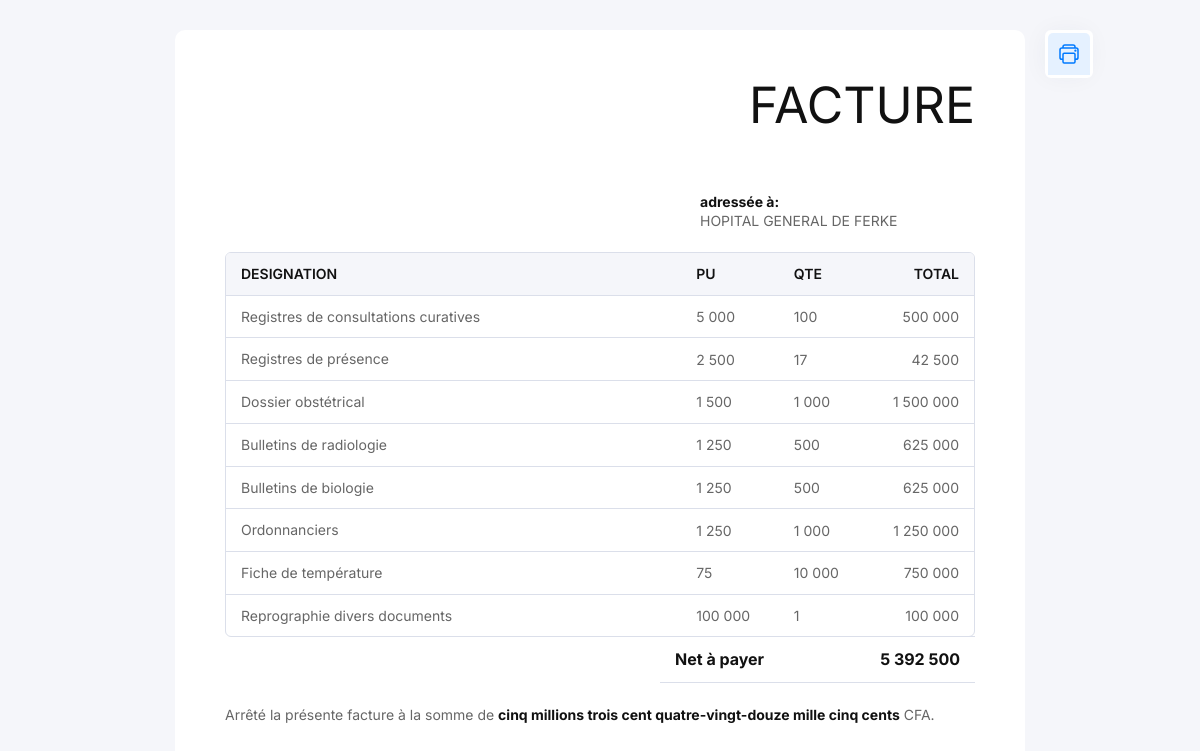
/facture/viewM/4/, run on the app's committed database.
### MyApp/models.py (models this page shows, shortened)
class Facture(models.Model):
    numero_facture = models.CharField(max_length=255, unique=True)
    date_facturation = models.DateField()
    montant_total = models.DecimalField(max_digits=20, decimal_places=2)
    client = models.CharField(max_length=255, default="")
    status = models.CharField(max_length=255, default="Attente", null=True, blank=True)

class DetailFacture(models.Model):
    facture = models.ForeignKey(Facture, on_delete=models.CASCADE)
    article = models.CharField(max_length=255)
    instock = models.CharField(max_length=255, default="non", null=True, blank=True)
    quantite_vendue = models.PositiveIntegerField()
    prix_unitaire_vente = models.DecimalField(max_digits=20, decimal_places=2)
    montant_total_article = models.DecimalField(max_digits=20, decimal_places=2)

### MyApp/views.py (the view)
# urls.py: path('facture/viewM/<int:pk>/', views.factureM_view, name='factureM_view'),
def factureM_view(request, pk):
    facture = Facture.objects.get(pk=pk)
    if facture.montant_total:
            toLetter = num2words(facture.montant_total, lang='fr')
            facture.montant_total = separate_milliers(int(facture.montant_total))
            facture.date_facturation = facture.date_facturation.strftime("%d-%m-%Y")
    all_line = DetailFacture.objects.filter(facture=facture)
    for line in all_line:
        if line.prix_unitaire_vente:
            line.prix_unitaire_vente = separate_milliers(int(line.prix_unitaire_vente))
        if line.quantite_vendue:
            line.quantite_vendue = separate_milliers(int(line.quantite_vendue))
        if line.montant_total_article:
            line.montant_total_article = separate_milliers(int(line.montant_total_article))
    return render(request, 'FactureModel.html', {
        'facture': facture,
        'all_line' : all_line,
        'toLetter' : toLetter,
        })

### MyApp/views.py (called while the page is built)
def separate_milliers(nombre):
    nombre_str = str(nombre)
    result = ''.join([' ' + ch if i > 0 and (len(nombre_str) - i) % 3 == 0 else ch for i, ch in enumerate(nombre_str)])
    return result

### MyApp/templates/FactureModel.html (shortened to what this page needs)
{% load static %}
<!DOCTYPE html>
<html class="no-js" lang="fr">
<head>
  <link rel="stylesheet" href="{% static 'assetsInvoice/css/style.css' %}">
</head>
<body>
  <div class="tm_container">
    <div class="tm_invoice_wrap">
      <div class="tm_invoice tm_style1" id="tm_download_section">
        <div class="tm_invoice_in">
          <div class="tm_invoice_head tm_align_center tm_mb20">
            <div class="tm_invoice_right tm_text_right">
              <div style="margin-bottom: 50px; margin-left: -500px;" class="tm_primary_color tm_f50 tm_text_uppercase">Facture</div>
            </div>
          </div>
          <div class="tm_invoice_head tm_mb10" style="margin-top:-30px;">
            <div class="tm_invoice_right tm_text_left" style="padding-left:175px">
              <br>
              <p class="tm_mb2"><b class="tm_primary_color">adressée à:</b></p>
              <div style="word-wrap: break-word;">
                {{facture.client}} <br>
                {{facture.client.adresse}} <br>
              </div>
            </div>
          </div>
          <div class="tm_table tm_style1 tm_mb30">
            <div class="tm_round_border">
              <div class="tm_table_responsive">
                <table id='tableau'>
                  <thead>
                    <tr>
                      <th style="width: 140px;" class="tm_width_3 tm_semi_bold tm_primary_color tm_gray_bg">DESIGNATION</th>
                      <th style="width: 10px;" class="tm_width_2 tm_semi_bold tm_primary_color tm_gray_bg">PU</th>
                      <th style="width: 10px;" class="tm_width_1 tm_semi_bold tm_primary_color tm_gray_bg">QTE</th>
                      <th style="width: 20px;" class="tm_width_2 tm_semi_bold tm_primary_color tm_gray_bg tm_text_right">TOTAL</th>
                    </tr>
                  </thead>
                  <tbody>
                    {% if all_line %}
                    {% for line in all_line %}
                    <tr>
                     <div style="word-wrap: break-word;"><td style="word-wrap:break-word;">{{line.article}}</td></div>
                      <td class="tm_width_2"><div style="overflow-wrap: break-word;">{{line.prix_unitaire_vente}}</div></td>
                      <td class="tm_width_1"><div style="overflow-wrap: break-word;">{{line.quantite_vendue}}</div></td>
                      <td class="tm_width_2 tm_text_right"><div style="overflow-wrap: break-word;">{{line.montant_total_article}}</div></td>
                    </tr>
                    {% endfor %}
                    {% else %}
                    <tr>
                      <td colspan="4">Erreur</td>
                    </tr>
                    {% endif %}
                  </tbody>
                </table>
              </div>
            </div>
            <div class="tm_invoice_footer">
              <div class="tm_left_footer">
              </div>
              <div class="tm_right_footer">
                <table>
                  <tbody>
                    <tr class="tm_border_top tm_border_bottom">
                      <td class="tm_width_3 tm_border_top_0 tm_bold tm_f16 tm_primary_color">Net à payer	</td>
                      <td class="tm_width_3 tm_border_top_0 tm_bold tm_f16 tm_primary_color tm_text_right">{{facture.montant_total}}</td>
                    </tr>
                  </tbody>
                </table>
              </div>
            </div>
            <br>
            <div class="tm_left_footer">
              <p class="tm_mb2">Arrêté la présente facture à la somme de <b class="tm_primary_color">{{toLetter}}</b> CFA.</p>
            </div>
            <br>
          </div>
        </div>
      </div>
      <div class="tm_invoice_btns tm_hide_print">
        <a href="javascript:window.print()" class="tm_invoice_btn tm_color1">
          <span class="tm_btn_icon">
          </span>
        </a>
      </div>
    </div>
  </div>
</body>
</html>

### MyApp/static/assetsInvoice/css/style.css (style rules this page uses)
html { line-height: 1.15; -webkit-text-size-adjust: 100%; }
body { margin: 0; }
a { background-color: transparent; }
b, strong { font-weight: bolder; }
body, html { color: #666; font-family: 'Inter', sans-serif; font-size: 14px; font-weight: 400; line-height: 1.6em; overflow-x: hidden; background-color: #f5f6fa; }
p, div { margin-top: 0; line-height: 1.5em; }
p { margin-bottom: 15px; }
a { color: inherit; text-decoration: none; -webkit-transition: all 0.3s ease; transition: all 0.3s ease; }
table { width: 100%; caption-side: bottom; border-collapse: collapse; }
th { text-align: left; }
td { border-top: 1px solid #dbdfea; }
td { padding: 10px 15px; line-height: 1.55em; }
th { padding: 10px 15px; line-height: 1.55em; }
b, strong { font-weight: bold; }
.tm_f16 { font-size: 16px; }
.tm_f50 { font-size: 50px; }
.tm_semi_bold { font-weight: 600; }
.tm_bold { font-weight: 700; }
.tm_mb2 { margin-bottom: 2px; }
.tm_mb10 { margin-bottom: 10px; }
.tm_mb20 { margin-bottom: 20px; }
.tm_mb30 { margin-bottom: 30px; }
.tm_width_1 { width: 8.33333333%; }
.tm_width_2 { width: 16.66666667%; }
.tm_width_3 { width: 25%; }
.tm_border_bottom { border-bottom: 1px solid #dbdfea; }
.tm_border_top { border-top: 1px solid #dbdfea; }
.tm_round_border { border: 1px solid #dbdfea; overflow: hidden; border-radius: 6px; }
.tm_primary_color { color: #111; }
.tm_gray_bg { background: #f5f6fa; }
.tm_invoice_in { position: relative; z-index: 100; }
.tm_container { max-width: 880px; padding: 30px 15px; margin-left: auto; margin-right: auto; position: relative; }
.tm_text_uppercase { text-transform: uppercase; }
.tm_text_right { text-align: right; }
.tm_align_center { -webkit-box-align: center; -ms-flex-align: center; align-items: center; }
.tm_border_top_0 { border-top: 0; }
.tm_table_responsive { overflow-x: auto; }
.tm_table_responsive > table { min-width: 600px; }
.tm_invoice { background: #fff; border-radius: 10px; padding: 50px; }
.tm_invoice_footer { display: -webkit-box; display: -ms-flexbox; display: flex; }
.tm_invoice_footer table { margin-top: -1px; }
.tm_invoice_footer .tm_left_footer { width: 58%; padding: 10px 15px; -webkit-box-flex: 0; -ms-flex: none; flex: none; }
.tm_invoice_footer .tm_right_footer { width: 42%; }
.tm_invoice.tm_style1 .tm_invoice_right { -webkit-box-flex: 0; -ms-flex: none; flex: none; width: 60%; }
.tm_invoice.tm_style1 .tm_invoice_head { display: -webkit-box; display: -ms-flexbox; display: flex; -webkit-box-pack: justify; -ms-flex-pack: justify; justify-content: space-between; }
.tm_invoice.tm_style1 .tm_invoice_head .tm_invoice_right div { line-height: 1em; }
.tm_invoice_wrap { position: relative; }
@media (min-width: 1000px) { .tm_invoice_btns { display: -webkit-box; display: -ms-flexbox; display: flex; -webkit-box-orient: vertical; -webkit-box-direction: normal; -ms-flex-direction: column; flex-direction: column; -webkit-box-pack: center; -ms-flex-pack: center; justify-content: center; margin-top: 0px; margin-left: 20px; position: absolute; left: 100%; top: 0; -webkit-box-shadow: -2px 0 24px -2px rgba(43, 55, 72, 0.05); box-shadow: -2px 0 24px -2px rgba(43, 55, 72, 0.05); border: 3px solid #fff; border-radius: 6px; background-color: #fff; } }
@media (min-width: 1000px) { .tm_invoice_btn { display: -webkit-inline-box; display: -ms-inline-flexbox; display: inline-flex; -webkit-box-align: center; -ms-flex-align: center; align-items: center; border: none; font-weight: 600; cursor: pointer; padding: 0; background-color: transparent; position: relative; } }
@media (min-width: 1000px) { .tm_invoice_btn svg { width: 24px; } }
@media (min-width: 1000px) { .tm_invoice_btn .tm_btn_icon { padding: 0; display: -webkit-box; display: -ms-flexbox; display: flex; height: 42px; width: 42px; -webkit-box-align: center; -ms-flex-align: center; align-items: center; -webkit-box-pack: center; -ms-flex-pack: center; justify-content: center; } }
@media (min-width: 1000px) { .tm_invoice_btn.tm_color1 { background-color: rgba(0, 122, 255, 0.1); color: #007aff; border-radius: 5px 5px 0 0; } }

### MyApp/templates/FactureModel.html (style rules this page uses)
#tableau { table-layout:fixed; }

### data on the page
Facture: client "HOPITAL GENERAL DE FERKE", montant_total "5 392 500"
DetailFacture: article "Registres de consultations curatives", prix_unitaire_vente "5 000", quantite_vendue "100", montant_total_article "500 000"
DetailFacture: article "Registres de présence", prix_unitaire_vente "2 500", quantite_vendue "17", montant_total_article "42 500"
DetailFacture: article "Dossier obstétrical", prix_unitaire_vente "1 500", quantite_vendue "1 000", montant_total_article "1 500 000"
DetailFacture: article "Bulletins de radiologie", prix_unitaire_vente "1 250", quantite_vendue "500", montant_total_article "625 000"
DetailFacture: article "Bulletins de biologie", prix_unitaire_vente "1 250", quantite_vendue "500", montant_total_article "625 000"
DetailFacture: article "Ordonnanciers", prix_unitaire_vente "1 250", quantite_vendue "1 000", montant_total_article "1 250 000"
DetailFacture: article "Fiche de température", prix_unitaire_vente "75", quantite_vendue "10 000", montant_total_article "750 000"
DetailFacture: article "Reprographie divers documents", prix_unitaire_vente "100 000", quantite_vendue "1", montant_total_article "100 000"

### other printed values
{{ toLetter }} "cinq millions trois cent quatre-vingt-douze mille cinq cents"
